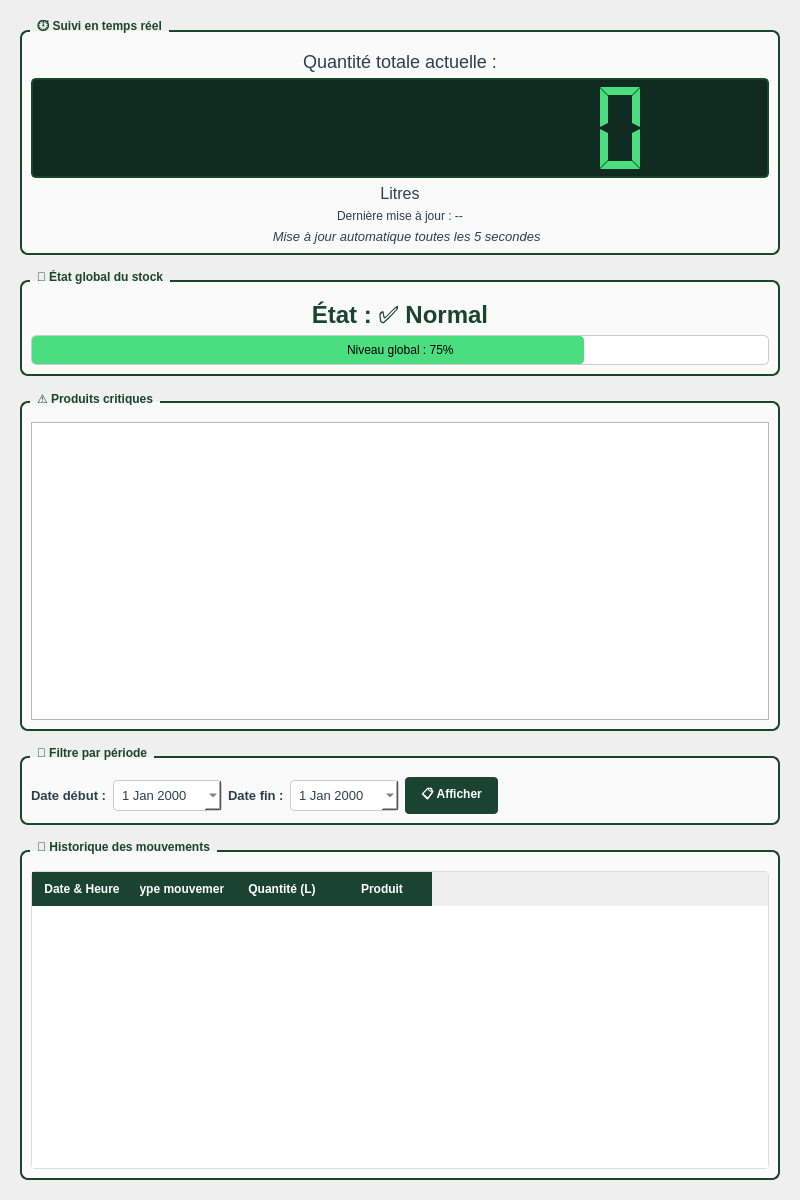
          <widget class="QWidget" name="scrollContentHistoriqueEtat">
           <property name="geometry">
            <rect>
             <x>0</x>
             <y>0</y>
             <width>800</width>
             <height>1200</height>
            </rect>
           </property>
           <layout class="QVBoxLayout" name="layoutScrollHistoriqueEtat">
            <property name="leftMargin">
             <number>20</number>
            </property>
            <property name="topMargin">
             <number>20</number>
            </property>
            <property name="rightMargin">
             <number>20</number>
            </property>
            <property name="bottomMargin">
             <number>20</number>
            </property>
            <property name="spacing">
             <number>15</number>
            </property>
            <item>
             <widget class="QGroupBox" name="groupTempsReel">
              <property name="styleSheet">
               <string notr="true">QGroupBox {
    font-weight: bold;
    border: 2px solid #1B4332;
    border-radius: 8px;
    margin-top: 10px;
    padding-top: 10px;
    background-color: #fafafa;
}
QGroupBox::title {
    subcontrol-origin: margin;
    left: 10px;
    padding: 0 5px;
    color: #1B4332;
}</string>
              </property>
              <property name="title">
               <string>⏱️ Suivi en temps réel</string>
              </property>
              <layout class="QVBoxLayout" name="layoutTempsReel">
               <item>
                <widget class="QLabel" name="labelQuantiteActuelle">
                 <property name="styleSheet">
                  <string notr="true">color: #2c3e50; font-size: 18px;</string>
                 </property>
                 <property name="text">
                  <string>Quantité totale actuelle :</string>
                 </property>
                 <property name="alignment">
                  <set>Qt::AlignCenter</set>
                 </property>
                </widget>
               </item>
               <item>
                <widget class="QLCDNumber" name="lcdVolume">
                 <property name="minimumSize">
                  <size>
                   <width>0</width>
                   <height>100</height>
                  </size>
                 </property>
                 <property name="styleSheet">
                  <string notr="true">QLCDNumber {
    border: 2px solid #1B4332;
    border-radius: 5px;
    background: #0F2A1F;
    color: #4ADE80;
}</string>
                 </property>
                 <property name="digitCount">
                  <number>10</number>
                 </property>
                 <property name="segmentStyle">
                  <enum>QLCDNumber::Flat</enum>
                 </property>
                </widget>
               </item>
               <item>
                <widget class="QLabel" name="labelUnite">
                 <property name="styleSheet">
                  <string notr="true">color: #2c3e50; font-size: 16px;</string>
                 </property>
                 <property name="text">
                  <string>Litres</string>
                 </property>
                 <property name="alignment">
                  <set>Qt::AlignCenter</set>
                 </property>
                </widget>
               </item>
               <item>
                <widget class="QLabel" name="labelDerniereMaj">
                 <property name="styleSheet">
                  <string notr="true">color: #2c3e50; font-size: 12px;</string>
                 </property>
                 <property name="text">
                  <string>Dernière mise à jour : --</string>
                 </property>
                 <property name="alignment">
                  <set>Qt::AlignCenter</set>
                 </property>
                </widget>
               </item>
               <item>
                <widget class="QLabel" name="labelInfoRefresh">
                 <property name="styleSheet">
                  <string notr="true">color: #2c3e50; font-style: italic; font-size: 13px;</string>
                 </property>
                 <property name="text">
                  <string>🔄 Mise à jour automatique toutes les 5 secondes</string>
                 </property>
                 <property name="alignment">
                  <set>Qt::AlignCenter</set>
                 </property>
                </widget>
               </item>
              </layout>
             </widget>
            </item>
            <item>
             <widget class="QGroupBox" name="groupEtatGlobal">
              <property name="styleSheet">
               <string notr="true">QGroupBox {
    font-weight: bold;
    border: 2px solid #1B4332;
    border-radius: 8px;
    margin-top: 10px;
    padding-top: 10px;
    background-color: #fafafa;
}
QGroupBox::title {
    subcontrol-origin: margin;
    left: 10px;
    padding: 0 5px;
    color: #1B4332;
}</string>
              </property>
              <property name="title">
               <string>🚦 État global du stock</string>
              </property>
              <layout class="QVBoxLayout" name="layoutEtatGlobal">
               <item>
                <widget class="QLabel" name="labelEtatGlobal">
                 <property name="styleSheet">
                  <string notr="true">font-size: 24px; font-weight: bold; color: #1B4332;</string>
                 </property>
                 <property name="text">
                  <string>État : ✅ Normal</string>
                 </property>
                 <property name="alignment">
                  <set>Qt::AlignCenter</set>
                 </property>
                </widget>
               </item>
               <item>
                <widget class="QProgressBar" name="progressStock">
                 <property name="minimumSize">
                  <size>
                   <width>0</width>
                   <height>30</height>
                  </size>
                 </property>
                 <property name="styleSheet">
                  <string notr="true">QProgressBar {
    border: 1px solid #ccc;
    border-radius: 5px;
    text-align: center;
}
QProgressBar::chunk {
    background-color: #4ADE80;
    border-radius: 4px;
}</string>
                 </property>
                 <property name="value">
                  <number>75</number>
                 </property>
                 <property name="format">
                  <string>Niveau global : %p%</string>
                 </property>
                </widget>
               </item>
              </layout>
             </widget>
            </item>
            <item>
             <widget class="QGroupBox" name="groupProduitsCritiques">
              <property name="styleSheet">
               <string notr="true">QGroupBox {
    font-weight: bold;
    border: 2px solid #1B4332;
    border-radius: 8px;
    margin-top: 10px;
    padding-top: 10px;
    background-color: #fafafa;
}
QGroupBox::title {
    subcontrol-origin: margin;
    left: 10px;
    padding: 0 5px;
    color: #1B4332;
}</string>
              </property>
              <property name="title">
               <string>⚠️ Produits critiques</string>
              </property>
              <layout class="QVBoxLayout" name="layoutProduitsCritiques">
               <item>
                <widget class="QListWidget" name="listProduitsCritiques">
                 <property name="styleSheet">
                  <string notr="true">QListWidget::item { padding: 10px; color: #2c3e50; font-size: 13px; }</string>
                 </property>
                </widget>
               </item>
              </layout>
             </widget>
            </item>
            <item>
             <widget class="QGroupBox" name="groupFiltrePeriode">
              <property name="styleSheet">
               <string notr="true">QGroupBox {
    font-weight: bold;
    border: 2px solid #1B4332;
    border-radius: 8px;
    margin-top: 10px;
    padding-top: 10px;
    background-color: #fafafa;
}
QGroupBox::title {
    subcontrol-origin: margin;
    left: 10px;
    padding: 0 5px;
    color: #1B4332;
}</string>
              </property>
              <property name="title">
               <string>📅 Filtre par période</string>
              </property>
              <layout class="QHBoxLayout" name="layoutFiltrePeriode">
               <item>
                <widget class="QLabel" name="labelDateDebut">
                 <property name="styleSheet">
                  <string notr="true">color: #2c3e50; font-size: 13px; font-weight: 600;</string>
                 </property>
                 <property name="text">
                  <string>Date début :</string>
                 </property>
                </widget>
               </item>
               <item>
                <widget class="QDateEdit" name="dateDebut">
                 <property name="styleSheet">
                  <string notr="true">QDateEdit {
    border: 1px solid #ccc;
    border-radius: 4px;
    padding: 6px;
    background: white;
    color: #2c3e50;
    font-size: 13px;
}</string>
                 </property>
                 <property name="calendarPopup">
                  <bool>true</bool>
                 </property>
                </widget>
               </item>
               <item>
                <widget class="QLabel" name="labelDateFin">
                 <property name="styleSheet">
                  <string notr="true">color: #2c3e50; font-size: 13px; font-weight: 600;</string>
                 </property>
                 <property name="text">
                  <string>Date fin :</string>
                 </property>
                </widget>
               </item>
               <item>
                <widget class="QDateEdit" name="dateFin">
                 <property name="styleSheet">
                  <string notr="true">QDateEdit {
    border: 1px solid #ccc;
    border-radius: 4px;
    padding: 6px;
    background: white;
    color: #2c3e50;
    font-size: 13px;
}</string>
                 </property>
                 <property name="calendarPopup">
                  <bool>true</bool>
                 </property>
                </widget>
               </item>
               <item>
                <widget class="QPushButton" name="btnAfficherHistorique">
                 <property name="styleSheet">
                  <string notr="true">QPushButton {
    background-color: #1B4332;
    color: white;
    border: none;
    padding: 8px 16px;
    border-radius: 4px;
    font-weight: bold;
}
QPushButton:hover {
    background-color: #234E3E;
}</string>
                 </property>
                 <property name="text">
                  <string>📋 Afficher</string>
                 </property>
                </widget>
               </item>
               <item>
                <spacer name="horizontalSpacer_7">
                 <property name="orientation">
                  <enum>Qt::Horizontal</enum>
                 </property>
                 <property name="sizeHint" stdset="0">
                  <size>
                   <width>40</width>
                   <height>20</height>
                  </size>
                 </property>
                </spacer>
               </item>
              </layout>
             </widget>
            </item>
            <item>
             <widget class="QGroupBox" name="groupHistorique">
              <property name="styleSheet">
               <string notr="true">QGroupBox {
    font-weight: bold;
    border: 2px solid #1B4332;
    border-radius: 8px;
    margin-top: 10px;
    padding-top: 10px;
    background-color: #fafafa;
}
QGroupBox::title {
    subcontrol-origin: margin;
    left: 10px;
    padding: 0 5px;
    color: #1B4332;
}</string>
              </property>
              <property name="title">
               <string>📜 Historique des mouvements</string>
              </property>
              <layout class="QVBoxLayout" name="layoutHistorique">
               <item>
                <widget class="QTableWidget" name="tableHistorique">
                 <property name="styleSheet">
                  <string notr="true">QTableWidget {
    border: 1px solid #ddd;
    border-radius: 4px;
    gridline-color: #e0e0e0;
}
QHeaderView::section {
    background-color: #1B4332;
    color: white;
    padding: 8px;
    border: none;
    font-weight: bold;
}</string>
                 </property>
                 <property name="alternatingRowColors">
                  <bool>true</bool>
                 </property>
                 <property name="selectionBehavior">
                  <enum>QAbstractItemView::SelectRows</enum>
                 </property>
                 <column>
                  <property name="text">
                   <string>Date &amp; Heure</string>
                  </property>
                 </column>
                 <column>
                  <property name="text">
                   <string>Type mouvement</string>
                  </property>
                 </column>
                 <column>
                  <property name="text">
                   <string>Quantité (L)</string>
                  </property>
                 </column>
                 <column>
                  <property name="text">
                   <string>Produit</string>
                  </property>
                 </column>
                </widget>
               </item>
              </layout>
             </widget>
            </item>
           </layout>
          </widget>
